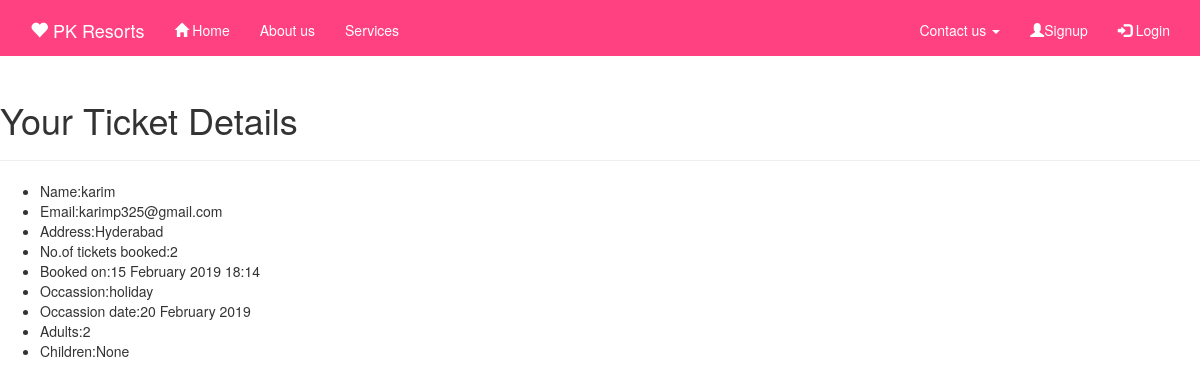
/ticketdetail/25/, run on the app's committed database.
### webapp/models.py (models this page shows, shortened)
class Booktickets(models.Model):
    sex_choice=(('male','Male'),('female','Female'),('other','Other'))
    occassion_choice=(('birthday','Birthday'),('marriage','Marriage'),('holiday','Holiday'),('meeting','Meeting'))
    name=models.CharField(max_length=100)
    age=models.IntegerField()
    sex=models.CharField(max_length=7,choices=sex_choice,default='male')
    email=models.EmailField()
    address=models.CharField(max_length=200)
    tickets=models.IntegerField()
    date=models.DateField(blank=False)
    adults=models.IntegerField()
    children=models.IntegerField(blank=True,null=True)
    occassion=models.CharField(max_length=20,choices=occassion_choice,default='holiday')
    ordered=models.DateTimeField(auto_now_add=True)
    class Meta:
        ordering=('-ordered',)

### webapp/views.py (the view)
# urls.py: url(r'^ticketdetail/(?P<pk>\d+)/$', views.BookticketsDetail.as_view(),name='ticketdetail'),
class BookticketsDetail(DetailView):
    model=Booktickets

### templates/webapp/booktickets_detail.html (shortened to what this page needs)
<!DOCTYPE html>
{%load staticfiles%}
<html lang="en" dir="ltr">
  <head>
    <link rel="stylesheet" href="{%static "css/book.css"%}">
    <link rel="stylesheet" href="https://maxcdn.bootstrapcdn.com/bootstrap/3.3.7/css/bootstrap.min.css">
  </head>
  <body>
    <nav class="navbar navbar-fixed-top">
  <div class="container">
    <div class="navbar-header">
      <a class="navbar-brand" href="/resort"><span class="glyphicon glyphicon-heart" aria-hidden="true"></span> PK Resorts</a>
    </div>
    <div class="collapse navbar-collapse" id="bs-example-navbar-collapse-1">
      <ul class="nav navbar-nav">
        <li class="active"><a href="/"><span class="glyphicon glyphicon-home" aria-hidden="true"></span>  Home <span class="sr-only">(current)</span></a></li>
        <li><a href="/about">About us</a></li>
        <li><a href="/service">Services</a></li>
      </ul>
      <ul class="nav navbar-nav navbar-right">
        <li class="dropdown">
          <a href="#" class="dropdown-toggle" data-toggle="dropdown" role="button" aria-haspopup="true" aria-expanded="false">Contact us <span class="caret"></span></a>
       </li>
             {%if user.is_authenticated%}
       <ul class="nav navbar-nav navbar-right">
         <li class="dropdown">
           <a href="#" class="dropdown-toggle" data-toggle="dropdown" role="button" aria-haspopup="true" aria-expanded="false">{{user.username}} <span class="caret"></span></a>
           <ul class="dropdown-menu">
             <li><a href="/detail/{{user.id}}">Personal Information</a></li>
               <li><a href="/bookinglist">My Tickets</a></li>
             <li><a href="/book">Book Tickets</a></li>
          </ul>
          {%else%}
          <li><a href="/signup"><span class="glyphicon glyphicon-user" aria-hidden="true"></span>Signup</a></li>
       <li><a href="/accounts/login"><span class="glyphicon glyphicon-log-in" aria-hidden="true"></span> Login</a></li>
       {%endif%}
         </ul>
    </div>
  </div>
</nav><br><br><br><br>
<h1>Your Ticket Details</h1><hr>
<ul>
  <li>Name:{{booktickets.name}}</li>
  <li>Email:{{booktickets.email}}</li>
  <li>Address:{{booktickets.address}}</li>
  <li>No.of tickets booked:{{booktickets.tickets}}</li>
  <li>Booked on:{{booktickets.ordered}}</li>
  <li>Occassion:{{booktickets.occassion}}</li>
  <li>Occassion date:{{booktickets.date}}</li>
  <li>Adults:{{booktickets.adults}}</li>
  <li>Children:{{booktickets.children}}</li>
</ul>
  </body>
</html>

### static/css/book.css (style rules this page uses)
.navbar { background: #FF4081; }
.navbar a { color: white; }
.container { padding-top:5px; }
.container a { border-radius:20px; }

### data on the page
Booktickets: name "karim", email "karimp325@gmail.com", address "Hyderabad", tickets "2", ordered "15 February 2019 18:14", occassion "holiday", date "20 February 2019", adults "2", children "None"
